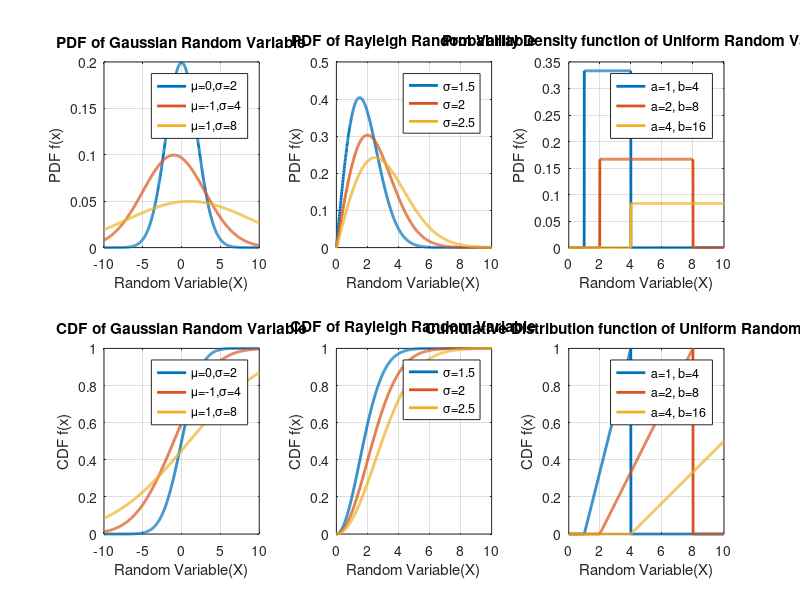

The MATLAB source for this figure:
% Lab 2 - To Plot PDF (Probability Density Function) and
% CDF (Cumulative Distribution Function) of Gaussian, Rayleigh, and
% Uniform Random Variables(RV)

clear all;
close all;
clc;

% PDF and CDF of Gaussian RV
% Define parameters
mu_grv1 = 0;
mu_grv2 = -1;
mu_grv3 = 1;
sigma_grv1 = 2;
sigma_grv2 = 4;
sigma_grv3 = 8;

% Generate random samples
sample_size = 1000;
random_samples_grv1 = mu_grv1 + sigma_grv1 * randn(sample_size, 1);
random_samples_grv2 = mu_grv2 + sigma_grv2 * randn(sample_size, 1);
random_samples_grv3 = mu_grv3 + sigma_grv3 * randn(sample_size, 1);

% Compute PDF and CDF
x_grv = linspace(-10, 10, 1000);
pdf_values_grv1 = (1 / (sigma_grv1 * sqrt(2 * pi))) * exp(-(x_grv - mu_grv1).^2 / (2 * sigma_grv1^2));
cdf_values_grv1 = 0.5 * (1 + erf((x_grv - mu_grv1) / (sigma_grv1 * sqrt(2))));

pdf_values_grv2 = (1 / (sigma_grv2 * sqrt(2 * pi))) * exp(-(x_grv - mu_grv2).^2 / (2 * sigma_grv2^2));
cdf_values_grv2 = 0.5 * (1 + erf((x_grv - mu_grv2) / (sigma_grv2 * sqrt(2))));

pdf_values_grv3 = (1 / (sigma_grv3 * sqrt(2 * pi))) * exp(-(x_grv - mu_grv3).^2 / (2 * sigma_grv3^2));
cdf_values_grv3 = 0.5 * (1 + erf((x_grv - mu_grv3) / (sigma_grv3 * sqrt(2))));

% Plot PDF and CDF
% a)PDF
subplot(2, 3, 1)
plot(x_grv, pdf_values_grv1, 'LineWidth', 2);
title('PDF of Gaussian Random Variable');
xlabel('Random Variable(X)');
ylabel('PDF f(x)');
grid on;
hold on;
plot(x_grv, pdf_values_grv2, 'LineWidth', 2);
plot(x_grv, pdf_values_grv3, 'LineWidth', 2);
legend("μ=0,σ=2", "μ=-1,σ=4", "μ=1,σ=8");

% b)CDF
subplot(2, 3, 4)
plot(x_grv, cdf_values_grv1, 'LineWidth', 2);
title('CDF of Gaussian Random Variable');
xlabel('Random Variable(X)');
ylabel('CDF f(x)');
grid on;
hold on;
plot(x_grv, cdf_values_grv2, 'LineWidth', 2);
plot(x_grv, cdf_values_grv3, 'LineWidth', 2);
legend("μ=0,σ=2", "μ=-1,σ=4", "μ=1,σ=8");

% PDF and CDF of Rayleigh RV
% Define parameters
sigma_rrv1 = 1.5;
sigma_rrv2 = 2;
sigma_rrv3 = 2.5;

% Generate random samples
sample_size = 1000;
random_samples_rrv1 = sigma_rrv1 * randn(sample_size, 1);
random_samples_rrv2 = sigma_rrv2 * randn(sample_size, 1);
random_samples_rrv3 = sigma_rrv3 * randn(sample_size, 1);

% Compute PDF and CDF
x_rrv = linspace(0, 10, 1000);
pdf_values_rrv1 = (x_rrv ./ (sigma_rrv1^2)) .* exp(-(x_rrv).^2 / (2 * sigma_rrv1^2));
cdf_values_rrv1 = 1 - exp(-x_rrv.^2 / (2 * (sigma_rrv1^2)));

pdf_values_rrv2 = (x_rrv ./ (sigma_rrv2^2)) .* exp(-(x_rrv).^2 / (2 * sigma_rrv2^2));
cdf_values_rrv2 = 1 - exp(-x_rrv.^2 / (2 * (sigma_rrv2^2)));

pdf_values_rrv3 = (x_rrv ./ (sigma_rrv3^2)) .* exp(-(x_rrv).^2 / (2 * sigma_rrv3^2));
cdf_values_rrv3 = 1 - exp(-x_rrv.^2 / (2 * (sigma_rrv3^2)));

% Plot PDF and CDF
% a)PDF
subplot(2, 3, 2)
plot(x_rrv, pdf_values_rrv1, 'LineWidth', 2);
title('PDF of Rayleigh Random Variable');
xlabel('Random Variable(X)');
ylabel('PDF f(x)');
grid on;
hold on;
plot(x_rrv, pdf_values_rrv2, 'LineWidth', 2);
plot(x_rrv, pdf_values_rrv3, 'LineWidth', 2);
legend("σ=1.5", "σ=2", "σ=2.5");

% b)CDF
subplot(2, 3, 5)
plot(x_rrv, cdf_values_rrv1, 'LineWidth', 2);
title('CDF of Rayleigh Random Variable');
xlabel('Random Variable(X)');
ylabel('CDF f(x)');
grid on;
hold on;
plot(x_rrv, cdf_values_rrv2, 'LineWidth', 2);
plot(x_rrv, cdf_values_rrv3, 'LineWidth', 2);
legend("σ=1.5", "σ=2", "σ=2.5");

% PDF and CDF of Uniform RV
% Define Parameters
a_urv1 = 1;
a_urv2 = 2;
a_urv3 = 4;
b_urv1 = 4;
b_urv2 = 8;
b_urv3 = 16;

% Generate random samples
sample_size = 1000;
random_samples_urv1 = a_urv1 + (b_urv1 - a_urv1) * rand(sample_size, 1);
random_samples_urv2 = a_urv2 + (b_urv2 - a_urv2) * rand(sample_size, 1);
random_samples_urv3 = a_urv3 + (b_urv3 - a_urv3) * rand(sample_size, 1);

% Compute PDF and CDF
x_urv = linspace(0, 10, 1000);

pdf_values_urv1 = zeros(size(x_urv));
cdf_values_urv1 = zeros(size(x_urv));

pdf_values_urv2 = zeros(size(x_urv));
cdf_values_urv2 = zeros(size(x_urv));

pdf_values_urv3 = zeros(size(x_urv));
cdf_values_urv3 = zeros(size(x_urv));

for i = 1:length(x_urv)
    if x_urv(i) >= a_urv1 && x_urv(i) <= b_urv1
        pdf_values_urv1(i) = 1 / (b_urv1 - a_urv1);
        cdf_values_urv1(i) = (x_urv(i) - a_urv1) / (b_urv1 - a_urv1);
    end
end

for i = 1:length(x_urv)
    if x_urv(i) >= a_urv2 && x_urv(i) <= b_urv2
        pdf_values_urv2(i) = 1 / (b_urv2 - a_urv2);
        cdf_values_urv2(i) = (x_urv(i) - a_urv2) / (b_urv2 - a_urv2);
    end
end

for i = 1:length(x_urv)
    if x_urv(i) >= a_urv3 && x_urv(i) <= b_urv3
        pdf_values_urv3(i) = 1 / (b_urv3 - a_urv3);
        cdf_values_urv3(i) = (x_urv(i) - a_urv3) / (b_urv3 - a_urv3);
    end
end

% Plot PDF and CDF
% a)PDF
subplot(2, 3, 3)
plot(x_urv, pdf_values_urv1, 'LineWidth', 2);
title('Probability Density function of Uniform Random Variable');
xlabel('Random Variable(X)');
ylabel('PDF f(x)');
grid on;
hold on;
plot(x_urv, pdf_values_urv2, 'LineWidth', 2);
plot(x_urv, pdf_values_urv3, 'LineWidth', 2);
legend("a=1, b=4", "a=2, b=8", "a=4, b=16");

% b)CDF
subplot(2, 3, 6)
plot(x_urv, cdf_values_urv1, 'LineWidth', 2);
title('Cumulative Distribution function of Uniform Random Variable');
xlabel('Random Variable(X)');
ylabel('CDF f(x)');
grid on;
hold on;
plot(x_urv, cdf_values_urv2, 'LineWidth', 2);
plot(x_urv, cdf_values_urv3, 'LineWidth', 2);
legend("a=1, b=4", "a=2, b=8", "a=4, b=16");